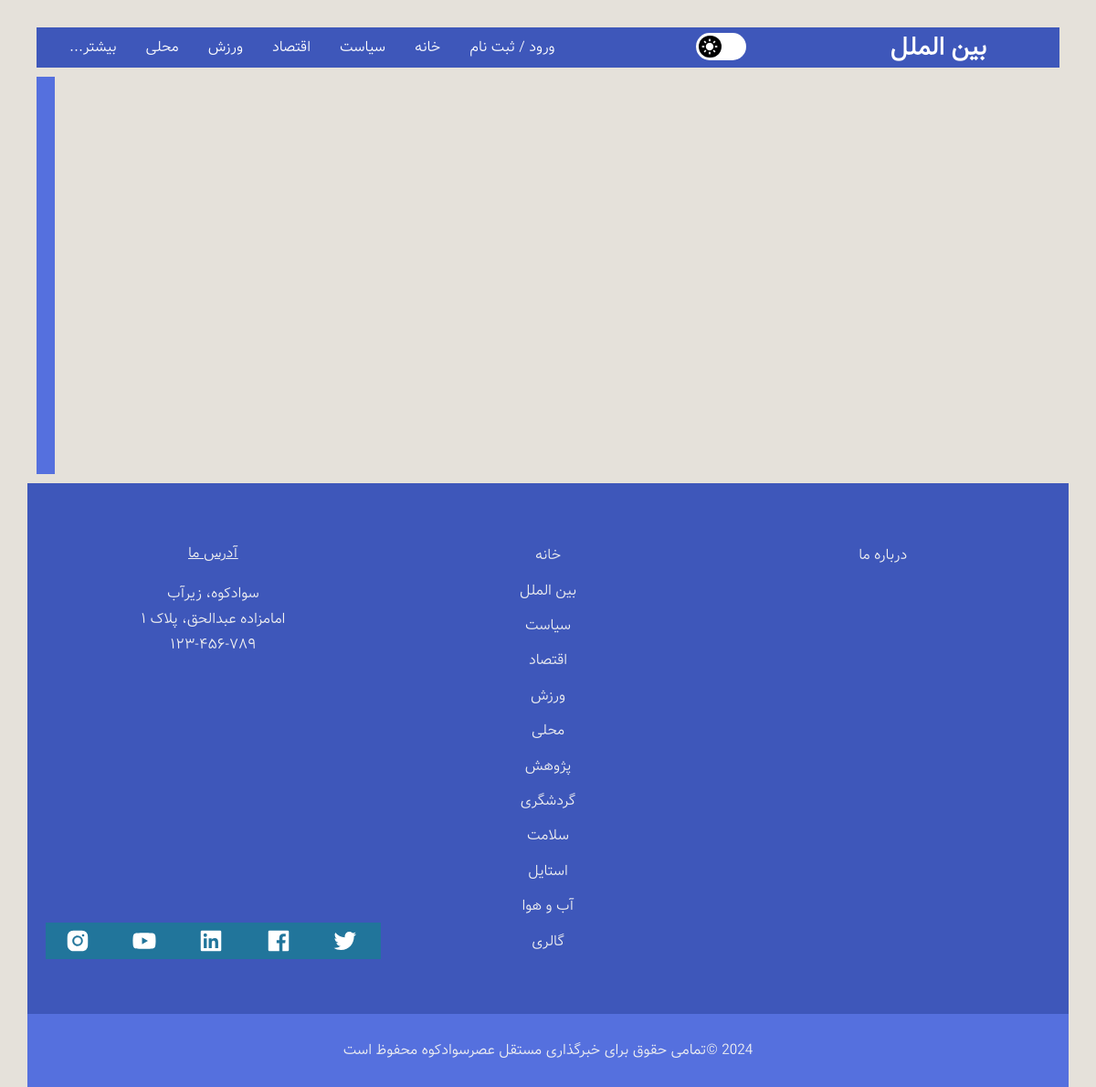
The app's page /world/, older data.
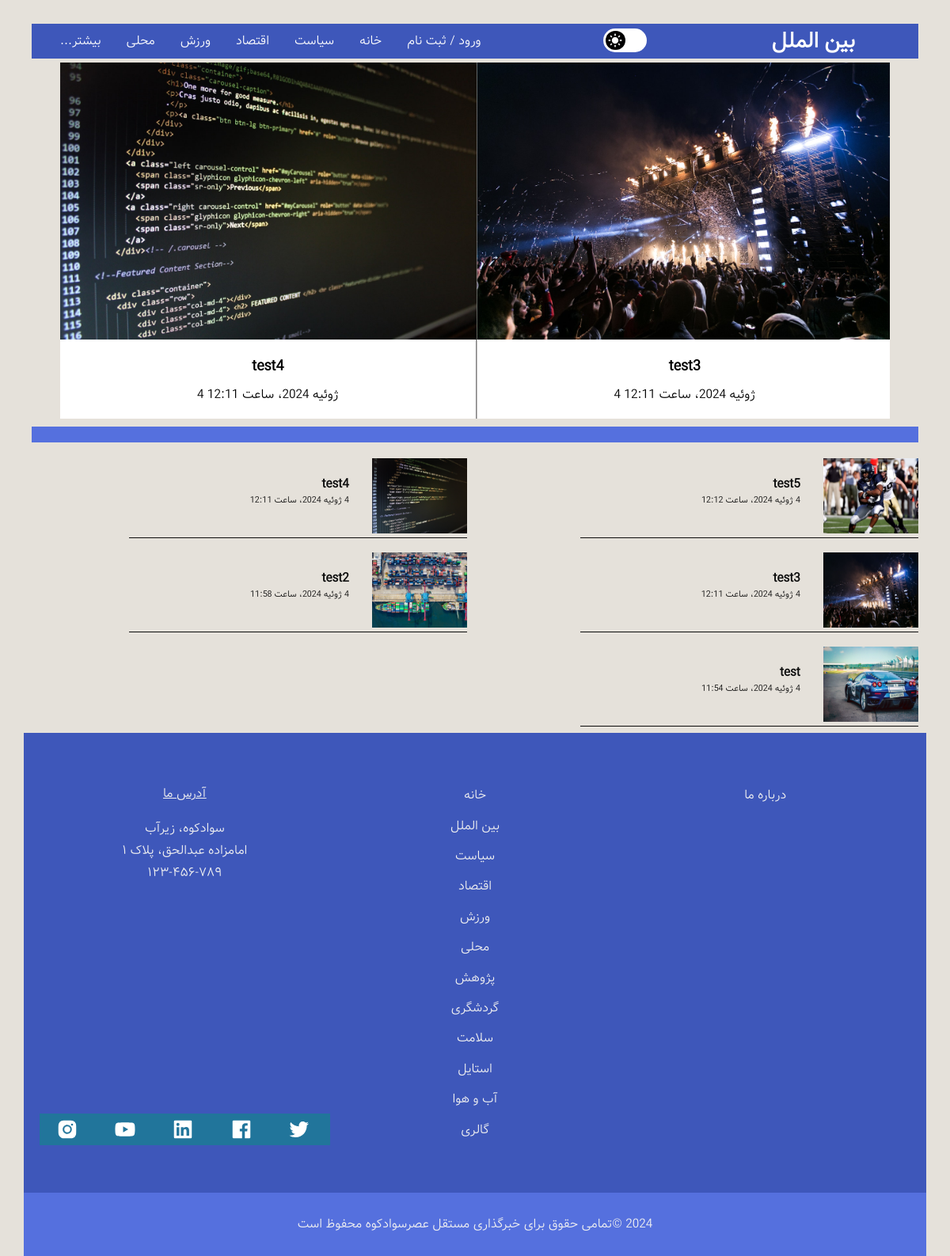
The same page, newer data.
### news/models.py (models this page shows, shortened)
class Article(models.Model):
    title = models.CharField(max_length=200, verbose_name='عنوان')
    category = models.ForeignKey(Category, on_delete=models.CASCADE, verbose_name='دسته بندی')
    cover_image = models.ImageField(upload_to='static/images', verbose_name='تصویر کاور', null=True, blank=True)
    content = models.TextField(verbose_name='محتوا')
    author = models.CharField(max_length=200, verbose_name='نویسنده')
    created_at = models.DateTimeField(auto_now_add=True, verbose_name='تاریخ ایجاد')
    slide_show = models.BooleanField(default=False, verbose_name='نمایش خبر در اسلایدر دسته بندی')
    is_urgent = models.BooleanField(default=False, verbose_name='نمایش خبر در اسلایدر صفحه اصلی')
    slug = models.SlugField(max_length=200, db_index=True, allow_unicode=True ,verbose_name='عنوان در url')
    is_active = models.BooleanField(default=False, verbose_name='قابل مشاهده / غیرقابل مشاهده')
    class Meta:
        verbose_name = 'خبر'
        verbose_name_plural = 'اخبار'

### news/views.py (the view)
# urls.py: path('world/', views.WorldListView.as_view(), name='world-page'),
class WorldListView(ListView):
    template_name = 'news/world.html'
    model = Article
    context_object_name = 'news'
    ordering = ['created_at']
    def get_queryset(self):
        return Article.objects.filter(category__url_title="world").order_by('-id')

### template/news/world.html (shortened to what the changed rows need)
{% load static %}
<!DOCTYPE html>
<html class="no-js" lang="fa" dir="rtl">
<head>
    <link href="https://stackpath.bootstrapcdn.com/font-awesome/4.7.0/css/font-awesome.min.css" rel="stylesheet"
>
    <link rel="stylesheet" href="{% static 'css/normalize.css' %}">
    <link rel="stylesheet" href="{% static 'css/main.css' %}">
</head>
<body id="top" class="body_color">
    <div class="content-wrap main_color">
        <main class="main" role="main">
          <section class="slider">
            <div class="main_container">
                <div class="slide_container" id="slide_container">
                    <div id="slides" class="slides">
                      {% for new in news %}
                        {% if new.slide_show %}
                          <a href="{% url 'article-detail' pk=new.id  %}">
                            <div class="slide" id="slide11">
                                <img src="{{ new.cover_image.url }}">
                                <div class="news_details">
                                  <h3>{{ new.title }}</h3>
                                  <p>{{ new.created_at }}</p>
                                </div>
                            </div>
                          </a>
                        {% endif %}
                      {% endfor %}
                    </div>
                </div>
            </div>
          </section>
          <section class="news">
            <h2 class="content_color2"></h2>
            {% for new in news %}
                <div class="story">
                  <a href="{% url 'article-detail' pk=new.id  %}">
                    <div class="story-img">
                {% if new.cover_image %}
                    <img src="{{ new.cover_image.url }}" alt="">
                {% else %}
                    <img src="{% static 'images/business4.jpg' %}" alt="news">
                {% endif %}
                    </div>
                    <div class="story-headline">
                      <h3 class="color_b">{{ new.title }}</h3>
                      <p class="exact-time color_b">{{ new.created_at }}</p>
                    </div>
                  </a>
                </div>
            {% endfor %}
          </section>
        </main>
    </div>
</body>
</html>

Row changes from the older to the newer data that the page shows:
added Article: cover_image (picture), title "test4", created_at "4 ژوئیه 2024، ساعت 12:11"
added Article: cover_image (picture), title "test3", created_at "4 ژوئیه 2024، ساعت 12:11"
added Article: cover_image (picture), title "test5", created_at "4 ژوئیه 2024، ساعت 12:12"
added Article: cover_image (picture), title "test2", created_at "4 ژوئیه 2024، ساعت 11:58"
added Article: cover_image (picture), title "test", created_at "4 ژوئیه 2024، ساعت 11:54"
